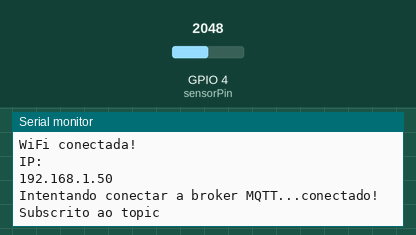
The sketch below on a simulated ESP32. Shown: the last lines printed to the serial monitor. The inputs (shaded band) are chosen by the test bench; at power-on: GPIO 4 (sensorPin) = 2048. WiFi joins after 1.5 s; servers stay silent unless stated; no MQTT or app messages arrive unless stated.

Above: at 3.2 s.
3.3 s: GPIO 4 (sensorPin) set to 2866
At 6.1 s:
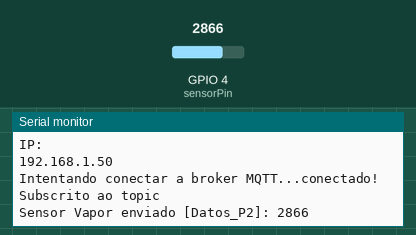
11.5 s: GPIO 4 (sensorPin) set to 3603
At 16.2 s:
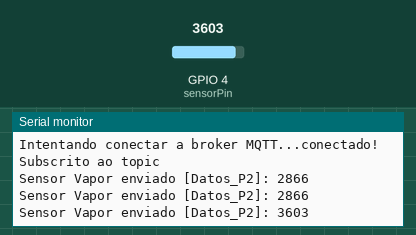

Measured:
- after the input at 3.3 s, the serial monitor: prints a new line after 1.7 s (image 1)
- after the input at 11.5 s, the serial monitor: prints a new line after 3.5 s (image 2)

The sketch:

nodo_sebas.ino
```cpp
#include <WiFi.h>
#include <PubSubClient.h>


const char* ssid     = "Sebastian";
const char* password = "password";

const char* mqtt_server = "broker.emqx.io";
const int   mqtt_port   = 1883;
const char* mqtt_topic = "Datos_P2";
const int sensorPin = 4;


WiFiClient espClient;
PubSubClient client(espClient);

// Función para conectar á WiFi
void setup_wifi() {
  delay(10);
  Serial.println();
  Serial.print("Conectando a ");
  Serial.println(ssid);

  WiFi.begin(ssid, password);

  while (WiFi.status() != WL_CONNECTED) {
    delay(1000);
    Serial.print(".");
  }

  Serial.println("");
  Serial.println("WiFi conectada!");
  Serial.println("IP: ");
  Serial.println(WiFi.localIP());
}


// Reconecta co broker MQTT se se perde a conexión
void reconnect() {
  while (!client.connected()) {
    Serial.print("Intentando conectar a broker MQTT...");

    // Inténtase conectar indicando o ID do dispositivo
    // IMPORTANTE: este ID debe ser único!
    if (client.connect("NAPIoT-P2-Rec")) {
      Serial.println("conectado!");

      // Subscripción ao topic
      client.subscribe(mqtt_topic);
      Serial.println("Subscrito ao topic");
    } else {
      Serial.print("erro na conexión, erro=");
      Serial.print(client.state());
      Serial.println(" probando de novo en 5 segundos");
      delay(5000);
    }
  }
}

void enviarLecturaSensor() {
  int valorSensor = analogRead(sensorPin);   // Ler sensor
  char payload[16];

  // Convertimos o valor a texto (MQTT manda strings)
  sprintf(payload, "%d", valorSensor);

  // Publicamos no topic
  client.publish(mqtt_topic, payload);

  // Debug por porto serie
  Serial.print("Sensor Vapor enviado [");
  Serial.print(mqtt_topic);
  Serial.print("]: ");
  Serial.println(payload);
}

void setup() {

  // Configuración do porto serie
  Serial.begin(115200);

  // Conexión coa WiFi
  setup_wifi();

  // Configuración de MQTT
  client.setServer(mqtt_server, mqtt_port);

}

void loop() {
  // Verifica se o cliente está conectado
  if (!client.connected()) {
    reconnect();
  }
  client.loop();

  static unsigned long lastSend = 0;
  if (millis() - lastSend > 5000) {   // cada 5 segundos
    lastSend = millis();
    enviarLecturaSensor();
  }
}
```
